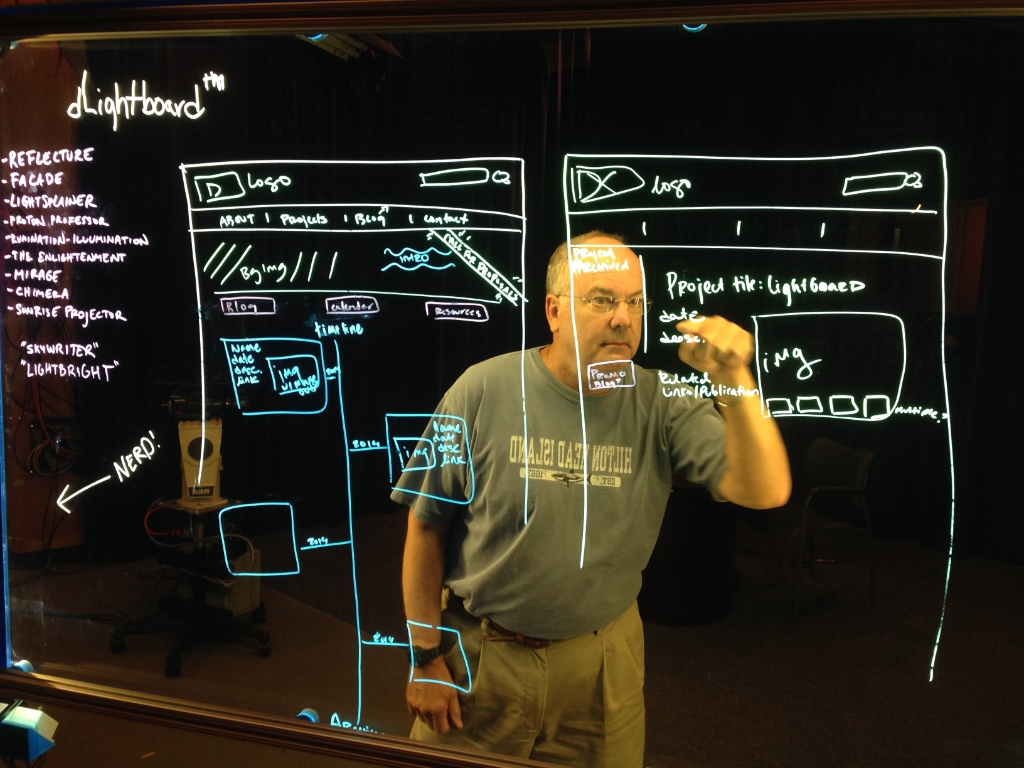
#> input picture All codes/images of lighbaord void as exmaples/2.jpeg, 1024 x 768 px
$ python -i canvas_colour.py   (imports and definitions only)
#> lines starting #> are read from the running program, lines starting #| are printed output that depends on the picture
#> further down, picture is the input picture: shape (768, 1024, 3); mean B, G, R 31, 42.2, 46.3
"""
canvas_colour -- colouring, custom colour mixing and multi-pass tonal shading as planned geometry + a measurable simulation.

From a reference image: k-means colour quantisation gives the dominant colours and a label map; each colour's connected regions become contained BASE fills; each region is split into four luminance bands
(deep shadow -> midtone -> base -> highlight) that are laid down in that order with different brushes and sizes; a region is filled with Paint's Fill bucket ONLY when its outline is closed (simulated on the
drawn outline first); otherwise it is filled with clipped hatch strokes so colour never bleeds outside its boundary. `FakeColourPainter` runs the same plan on a numpy colour canvas so the bleed, coverage and
band order are measured offline; `canvas_live` runs it on Paint (Edit colours dialog for exact RGB, Brushes / Size flyouts, Fill, Pencil).
"""
from __future__ import annotations

import math
import time
from dataclasses import dataclass, field
from typing import Any, Dict, List, Optional, Sequence, Tuple

import numpy as np

from core_organs import canvas_artist as CA
from core_organs.canvas_artist import Box, Pt, Stroke

RGB = Tuple[int, int, int]
BAND_NAMES = ("deep_shadow", "midtone", "base", "highlight")
# brushes the Paint Brushes flyout offers (names as the application lists them); the plan asks for a CLASS of effect, the live painter maps it to what the flyout really contains
BRUSH_FOR_BAND = {"deep_shadow": ("Marker", 9), "midtone": ("Watercolour", 7), "base": ("Oil", 5), "highlight": ("Pencil", 2)}


# ------------------------------------------------------------------------------------------------------------------------------------ palette and regions
def kmeans_palette(img_bgr: np.ndarray, k: int = 8, seed: int = 3) -> Tuple[List[RGB], np.ndarray, List[int]]:
    """(colours as RGB, label map HxW, pixel counts) from k-means on a downsampled copy of the image, ordered from the most to the least common colour."""
#> called with k = 8, seed = 3
    import cv2
    h, w = img_bgr.shape[:2]
#> h = 768; w = 1024
    small = cv2.resize(img_bgr, (max(1, w // 3), max(1, h // 3)), interpolation=cv2.INTER_AREA)
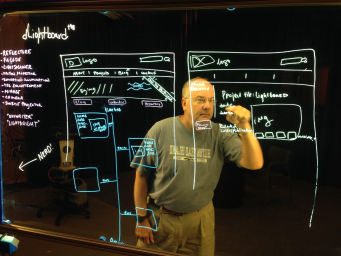
#> small: shape (256, 341, 3); mean B, G, R 31, 42.2, 46.3
    data = cv2.cvtColor(small, cv2.COLOR_BGR2LAB).reshape(-1, 3).astype(np.float32)
    cv2.setRNGSeed(seed)
    _c, lab_s, centers = cv2.kmeans(data, k, None, (cv2.TERM_CRITERIA_EPS + cv2.TERM_CRITERIA_MAX_ITER, 25, 0.5), 3, cv2.KMEANS_PP_CENTERS)
#> centers = [[30.02, 132.8, 137.3], [127.5, 129.6, 158.4], [217.8, 123.8, 131.7], [10.31, 127.7, 129.4], [60.69, 129.7, 141.1], [95.56, 127.3, 148.9], [160.1, 121.3, 127.8], [184.2, 137.8, 180.7]]
    full = cv2.cvtColor(img_bgr, cv2.COLOR_BGR2LAB).astype(np.float32).reshape(-1, 3)
    d = ((full[:, None, :] - centers[None, :, :]) ** 2).sum(axis=2)
    labels = np.argmin(d, axis=1).reshape(h, w)
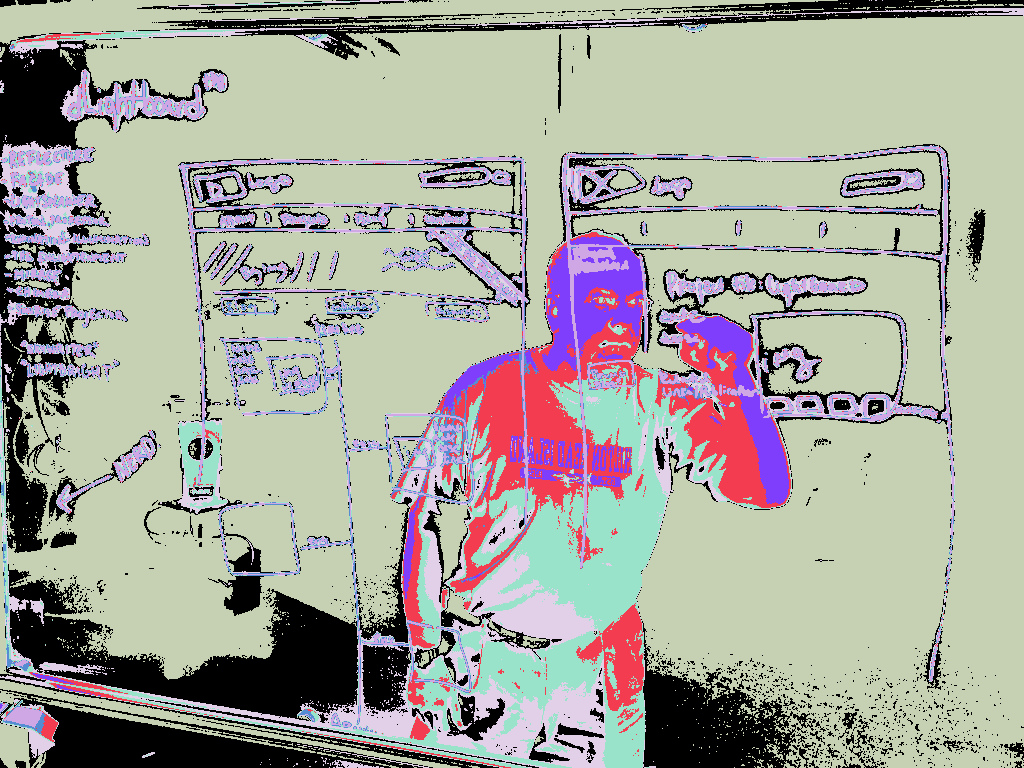
#> labels: shape (768, 1024) int64; 8 distinct labels, from 0 to 7; one colour per label, 0 black
    counts = [int((labels == i).sum()) for i in range(k)]
#> counts = [120407, 34726, 33085, 470215, 47898, 52874, 11703, 15524]
    order = sorted(range(k), key=lambda i: -counts[i])
#> order = [3, 0, 5, 4, 1, 2, 7, 6]
    remap = {old: new for new, old in enumerate(order)}
#> remap = {3: 0, 0: 1, 5: 2, 4: 3, 1: 4, 2: 5, 7: 6, 6: 7}
    labels = np.vectorize(remap.get)(labels).astype(np.int32)
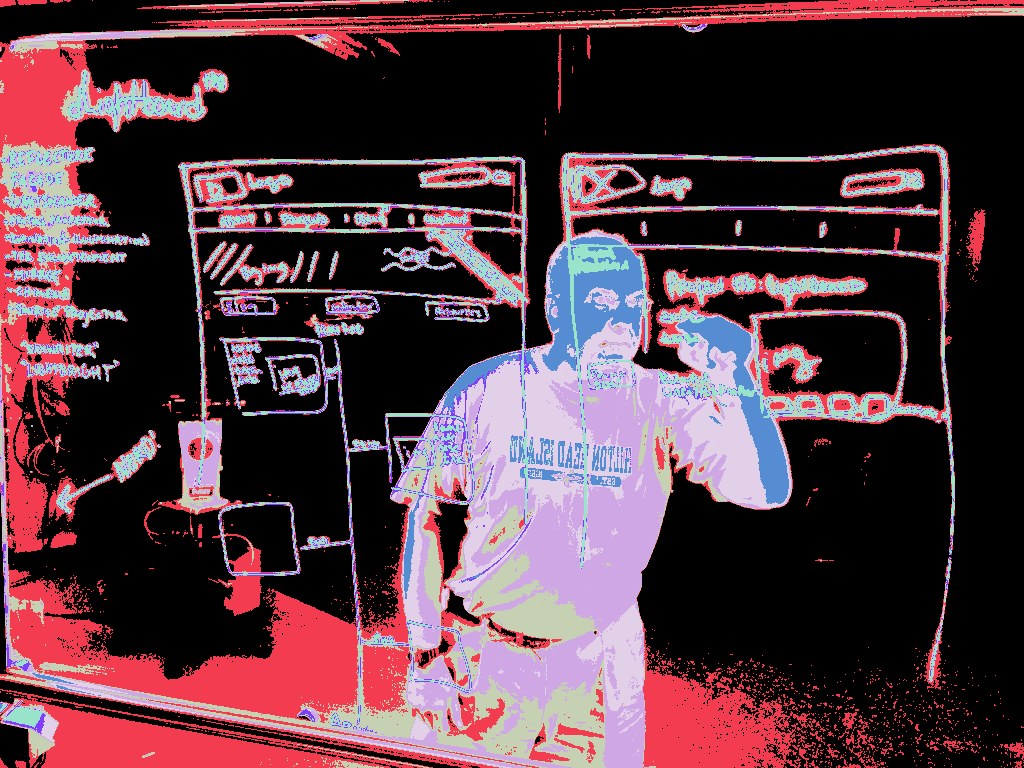
#> labels: shape (768, 1024) int32; 8 distinct labels, from 0 to 7; one colour per label, 0 black
    cols = []
    for i in order:
        bgr = cv2.cvtColor(np.uint8([[centers[i]]]), cv2.COLOR_LAB2BGR)[0, 0]
        cols.append((int(bgr[2]), int(bgr[1]), int(bgr[0])))
#> this loop made 8 passes
#> (i, bgr) on passes 1, 2, 3, 5, 6, 8: (3, [12, 15, 13]), (0, [19, 29, 40]), (5, [55, 87, 97]), (1, [67, 116, 136]), (2, [207, 215, 205]), (6, [153, 156, 137])
#> bgr on passes 4, 7: [36, 55, 64], [79, 169, 219]
#> after the loop, cols = [(13, 15, 12), (40, 29, 19), (97, 87, 55), (64, 55, 36), (136, 116, 67), (205, 215, 207), (219, 169, 79), (137, 156, 153)]
    return cols, labels, [counts[i] for i in order]


# [94 lines left out: functions regions, to_canvas_mask, luminance_bands, shade_colours, flood_area, hatch, not called in this run]


@dataclass
class Op:
    kind: str                       # colour | brush | size | fill | stroke
    args: Dict[str, Any] = field(default_factory=dict)


# [58 lines left out: functions plan_colouring, gray_in_canvas, not called in this run]


# ------------------------------------------------------------------------------------------------------------------------------------ painters
class FakeColourPainter:
    """A numpy BGR canvas with Paint's colour behaviours (a current colour, a brush with a size, a bucket fill that stops at non-white-equal boundaries): the offline stand-in for the live painter."""

    # [10 lines left out: function __init__, not called in this run]

    def grab(self):
        from PIL import Image
        return Image.fromarray(self.cv2.cvtColor(self.img, self.cv2.COLOR_BGR2RGB))

    def canvas(self) -> Box:
        return CA.find_canvas(self.grab())

    def select(self, name: str) -> bool:
        self.log.append(("select", name))
        return True

    # [87 lines left out: functions set_colour, set_brush, stroke, fill_at, apply_ops, colour_metrics, not called in this run]

>>> import cv2
>>> picture = cv2.imread('../images of lighbaord void as exmaples/2.jpeg')
>>> result = kmeans_palette(picture)

$ run again, on All codes/images of lighbaord void as exmaples/5.jpeg
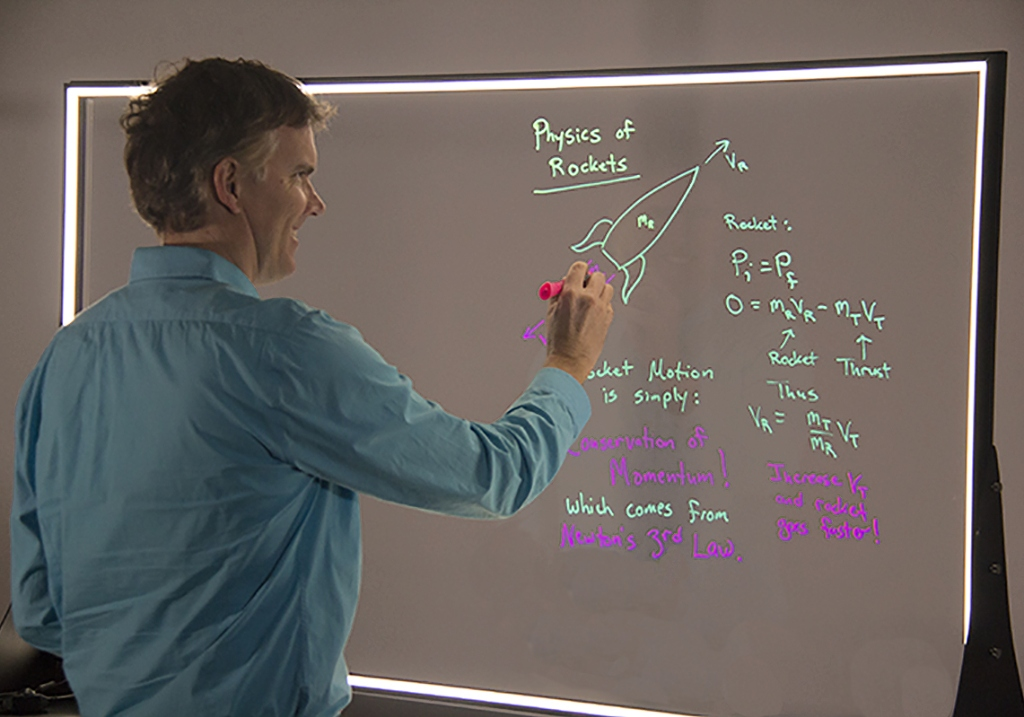
#> input picture All codes/images of lighbaord void as exmaples/5.jpeg, 1024 x 717 px
#> picture is the input picture: shape (717, 1024, 3); mean B, G, R 97.6, 100.9, 106.6
#> centers = [[247.7, 128.3, 129.5], [95.95, 123.8, 124], [120, 132.2, 134.2], [27.74, 129.4, 130.1], [193.3, 119, 134.7], [118.9, 168, 100.5], [67.57, 124.9, 123.2], [146.3, 125.5, 132.4]]
#> in kmeans_palette, `labels = np.argmin(d, axis=1).reshape(h, w)`:
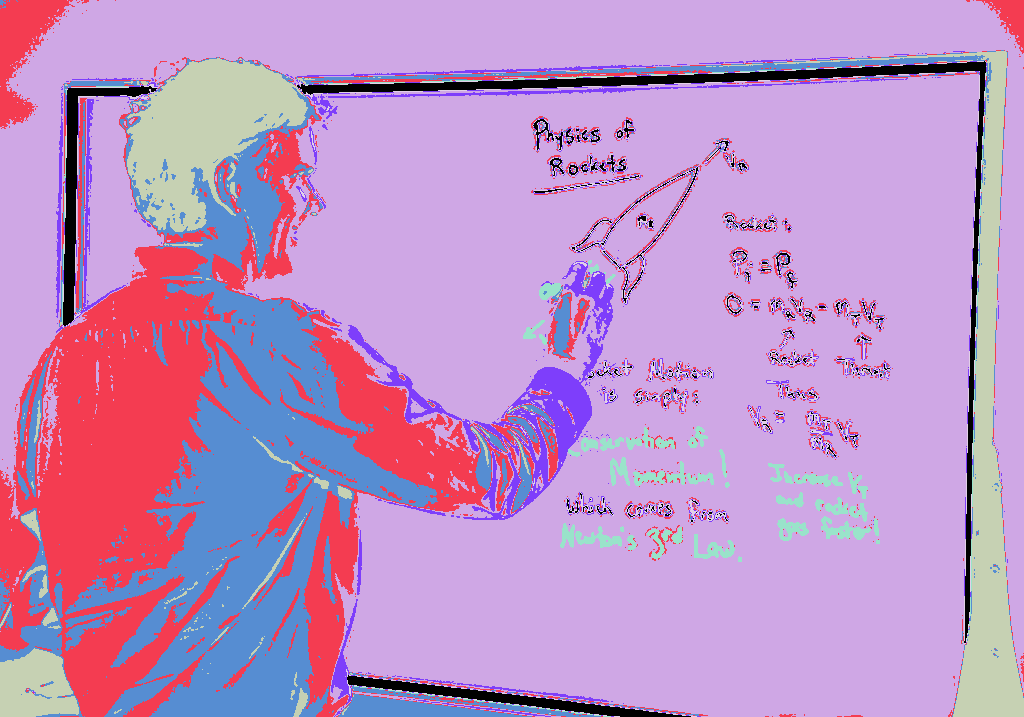
#> labels: shape (717, 1024) int64; 8 distinct labels, from 0 to 7; one colour per label, 0 black
#> counts = [17133, 103239, 449561, 42143, 7147, 7945, 87304, 19736]
#> order = [2, 1, 6, 3, 7, 0, 5, 4]
#> remap = {2: 0, 1: 1, 6: 2, 3: 3, 7: 4, 0: 5, 5: 6, 4: 7}
#> in kmeans_palette, `labels = np.vectorize(remap.get)(labels).astype(np.int32)`:
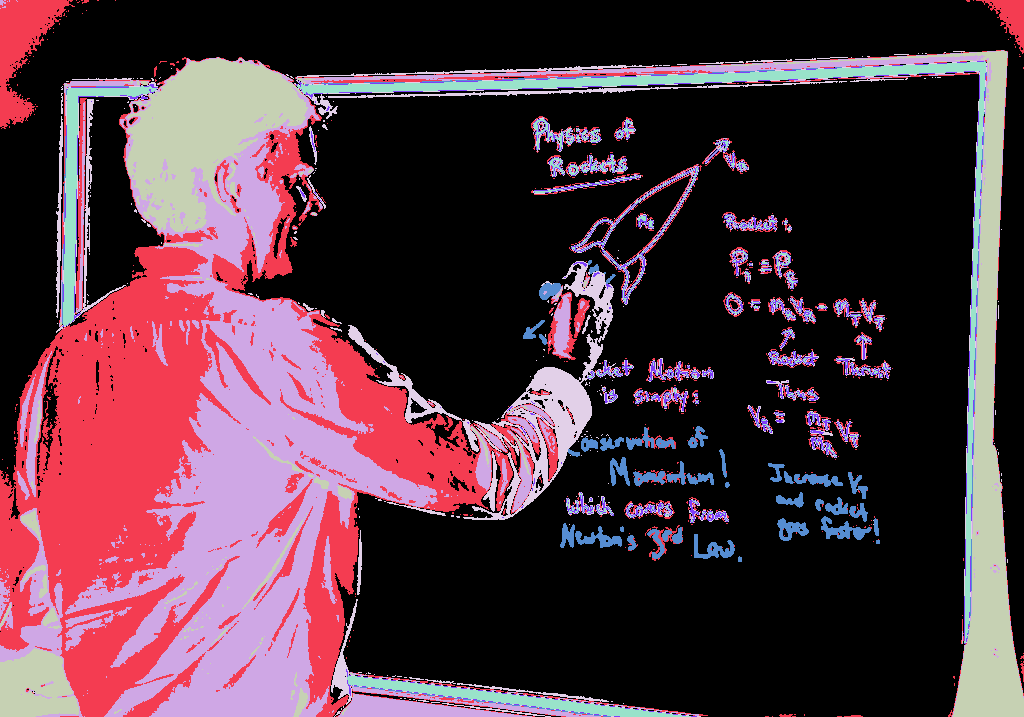
#> labels: shape (717, 1024) int32; 8 distinct labels, from 0 to 7; one colour per label, 0 black
#> the loop in kmeans_palette, `for i in order:` made 8 passes
#> (i, bgr) on passes 1, 3, 5, 6, 7, 8: (2, [102, 109, 122]), (6, [69, 64, 51]), (7, [130, 139, 135]), (0, [244, 246, 247]), (5, [157, 85, 151]), (4, [175, 191, 174])
#> after the loop in kmeans_palette, `for i in order:`: cols = [(122, 109, 102), (75, 90, 94), (51, 64, 69), (31, 28, 26), (135, 139, 130), (247, 246, 244), (151, 85, 157), (174, 191, 175)]

$ run again, on All codes/images of lighbaord void as exmaples/1.png
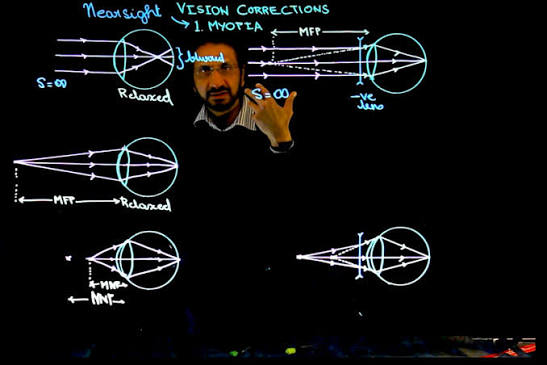
#> input picture All codes/images of lighbaord void as exmaples/1.png, 547 x 365 px
#> picture is the input picture: shape (365, 547, 3); mean B, G, R 14.8, 14.6, 14.3
#> centers = [[0.653, 128.1, 127.8], [127.6, 124.9, 122.2], [94.25, 125.7, 123.2], [203.8, 121.9, 123.3], [59.08, 129.6, 126.5], [159.8, 122.5, 122.1], [95.96, 150.7, 169.3], [27.7, 129.9, 127.4]]
#> in kmeans_palette, `labels = np.argmin(d, axis=1).reshape(h, w)`:
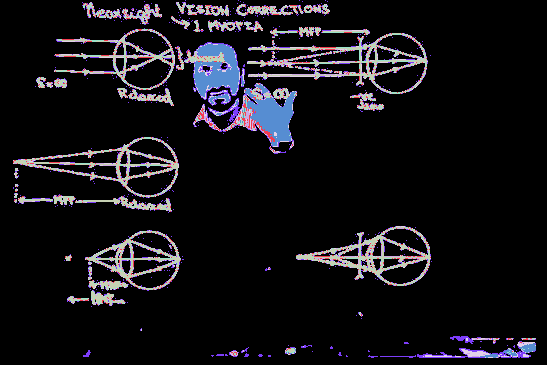
#> labels: shape (365, 547) int64; 8 distinct labels, from 0 to 7; one colour per label, 0 black
#> counts = [177167, 1994, 2079, 6876, 2552, 2456, 3192, 3339]
#> order = [0, 3, 7, 6, 4, 5, 2, 1]
#> remap = {0: 0, 3: 1, 7: 2, 6: 3, 4: 4, 5: 5, 2: 6, 1: 7}
#> in kmeans_palette, `labels = np.vectorize(remap.get)(labels).astype(np.int32)`:
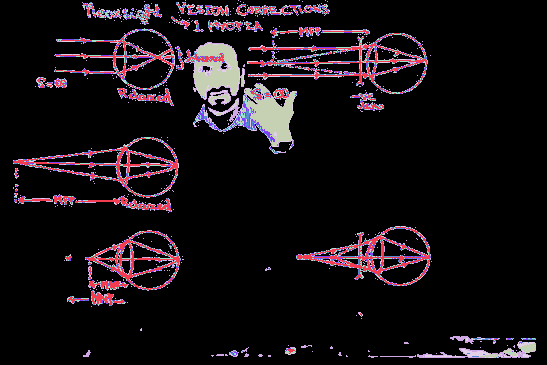
#> labels: shape (365, 547) int32; 8 distinct labels, from 0 to 7; one colour per label, 0 black
#> the loop in kmeans_palette, `for i in order:` made 8 passes
#> (i, bgr) on passes 2, 3, 4, 7, 8: (3, [206, 202, 178]), (7, [30, 28, 29]), (6, [18, 72, 133]), (2, [95, 89, 77]), (1, [128, 121, 105])
#> after the loop in kmeans_palette, `for i in order:`: cols = [(0, 0, 2), (178, 202, 206), (29, 28, 30), (133, 72, 18), (55, 55, 58), (133, 154, 161), (77, 89, 95), (105, 121, 128)]

$ run again, on All codes/images of lighbaord void as exmaples/10.png
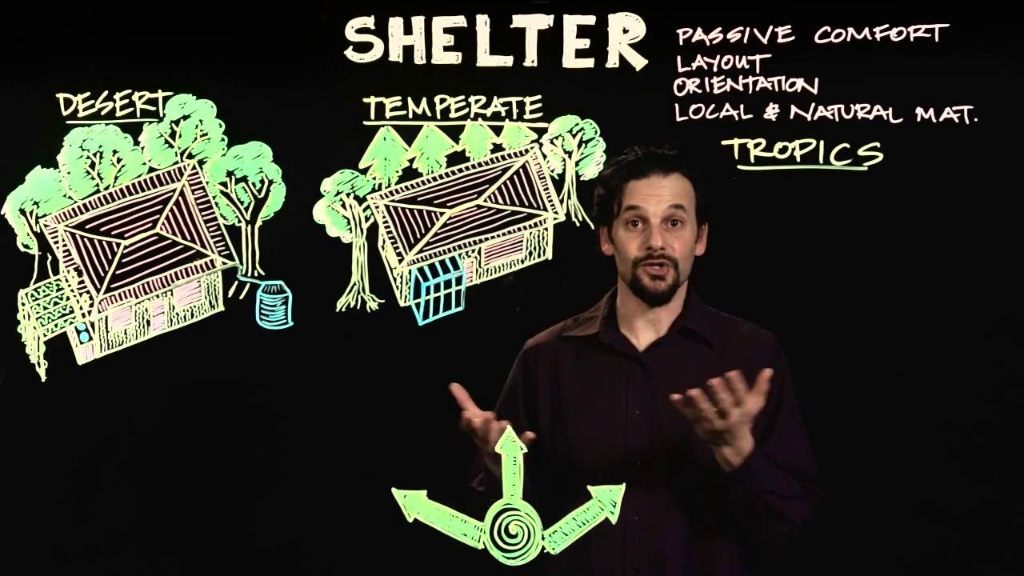
#> input picture All codes/images of lighbaord void as exmaples/10.png, 1024 x 576 px
#> picture is the input picture: shape (576, 1024, 3); mean B, G, R 38.4, 46.9, 46.4
#> centers = [[6.88, 128.5, 128.2], [232.8, 94.88, 161.6], [156.8, 127.7, 142.2], [235.4, 122.1, 144.6], [194.8, 120.1, 143.6], [78.8, 130.8, 138.7], [39.89, 130.8, 136.2], [117.5, 131, 140.6]]
#> in kmeans_palette, `labels = np.argmin(d, axis=1).reshape(h, w)`:
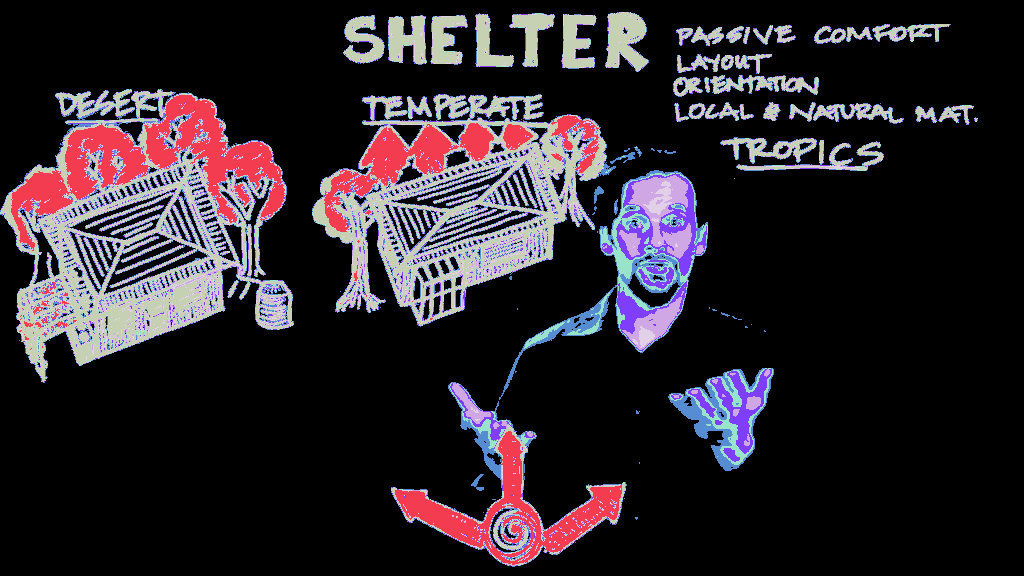
#> labels: shape (576, 1024) int64; 8 distinct labels, from 0 to 7; one colour per label, 0 black
#> counts = [455599, 24874, 12754, 43385, 12050, 11971, 15823, 13368]
#> order = [0, 3, 1, 6, 7, 2, 4, 5]
#> remap = {0: 0, 3: 1, 1: 2, 6: 3, 7: 4, 2: 5, 4: 6, 5: 7}
#> in kmeans_palette, `labels = np.vectorize(remap.get)(labels).astype(np.int32)`:
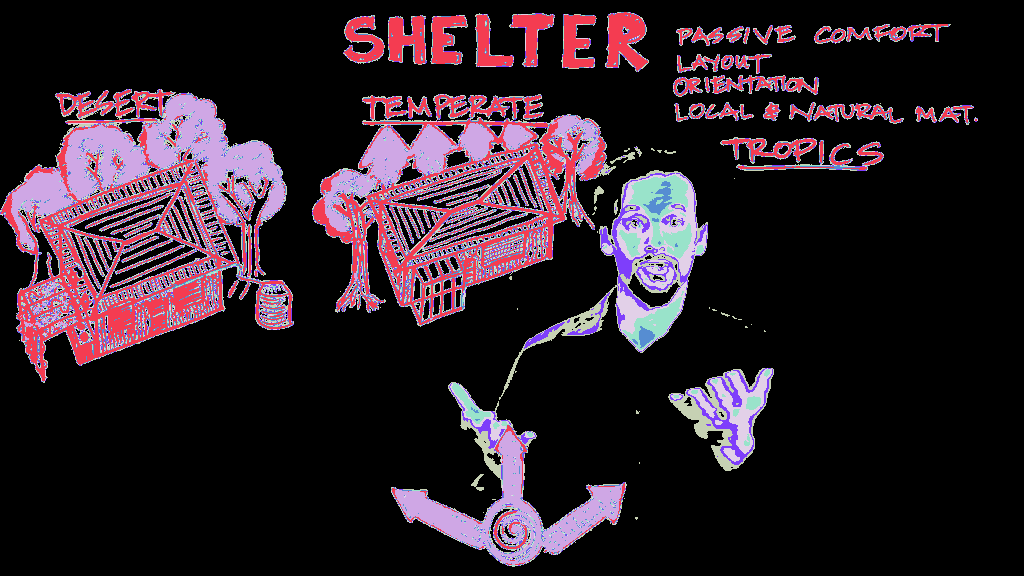
#> labels: shape (576, 1024) int32; 8 distinct labels, from 0 to 7; one colour per label, 0 black
#> the loop in kmeans_palette, `for i in order:` made 8 passes
#> (i, bgr) on passes 2 to 8: (3, [202, 235, 234]), (1, [164, 245, 184]), (6, [27, 37, 45]), (7, [89, 107, 120]), (2, [123, 147, 156]), (4, [160, 191, 184]), (5, [57, 70, 81])
#> after the loop in kmeans_palette, `for i in order:`: cols = [(8, 9, 8), (234, 235, 202), (184, 245, 164), (45, 37, 27), (120, 107, 89), (156, 147, 123), (184, 191, 160), (81, 70, 57)]
